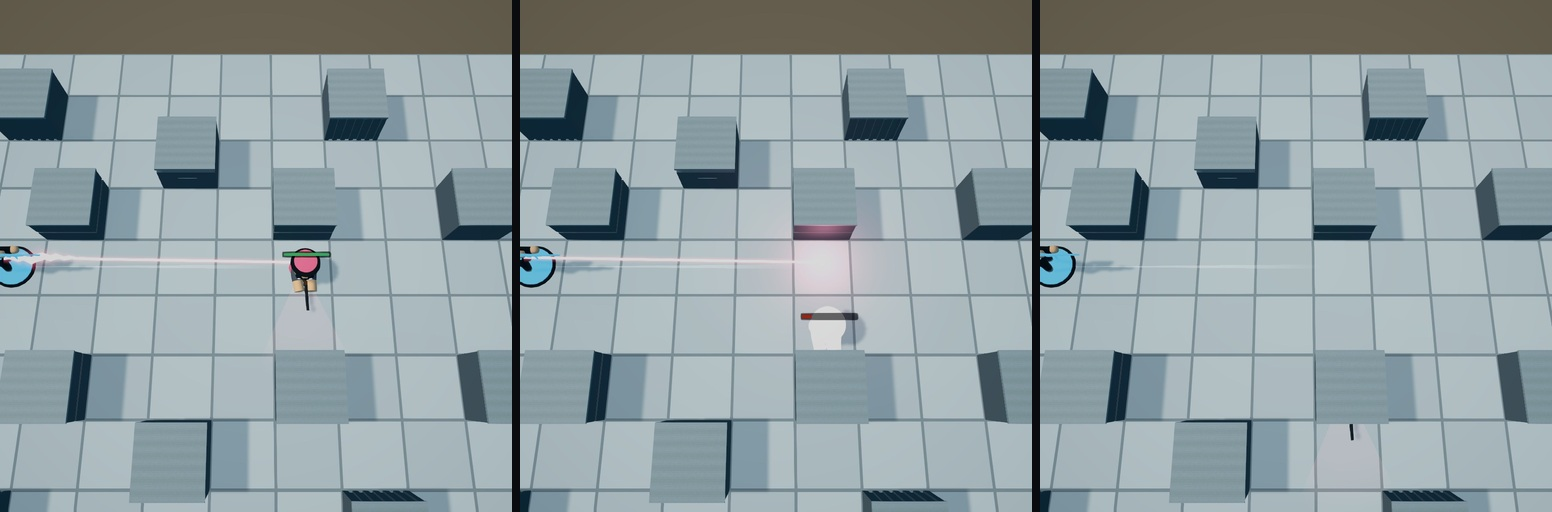
#> input picture Captures/AbilityJuice/strips/r0/arealock.jpg, 1552 x 512 px, given in place of death.jpg, which was not available
$ python _ad4_m16_hue.py
#> lines starting #> are read from the running program, lines starting #| are printed output that depends on the picture; after the words box and inside, x2 and y2 are one past the last pixel; in counts of white or black regions, pixels touching at a corner belong together; pictures that were not available may be replaced by others from this repository, and a replacement may not be noted
import numpy as np
from PIL import Image
from scipy import ndimage

def panels(p):
    a=np.asarray(Image.open(p).convert('RGB')).astype(np.float32)
    h,w,_=a.shape; pw=w//3
    return [a[:,i*pw:(i+1)*pw] for i in range(3)]
def lum(a): return 0.2126*a[...,0]+0.7152*a[...,1]+0.0722*a[...,2]
def satv(a):
    mx=a.max(axis=-1); mn=a.min(axis=-1); return np.where(mx>1e-6,(mx-mn)/np.maximum(mx,1e-6),0.0)
def hue(a):
    r,g,b=a[...,0],a[...,1],a[...,2]; mx=a.max(axis=-1); mn=a.min(axis=-1); d=mx-mn
    h=np.zeros_like(mx); m=(d>1e-6)
    ir=m&(mx==r); ig=m&(mx==g)&~ir; ib=m&(mx==b)&~ir&~ig
    h[ir]=((g-b)[ir]/d[ir])%6; h[ig]=((b-r)[ig]/d[ig])+2; h[ib]=((r-g)[ib]/d[ib])+4
    return h*60

for rnd in ['r3','r4']:
    print('=== %s : dominant saturated hue of the CHANGED area, impact panel ==='%rnd.upper())
    for nm in ['death','pogo']:
        P=panels('Captures/AbilityJuice/strips/%s/%s.jpg'%(rnd,nm))
#> P = 3 items
        d=np.abs(P[1]-P[0]).max(axis=-1); m=ndimage.binary_opening(d>34,np.ones((3,3)))
#> after `m = ndimage.binary_opening(d > 34, np.ones((3, 3)))`: m: shape (512, 517) bool; 4.9% white; 125 white regions (63 under 20 px), largest, box (x1, y1, x2, y2) and area: (271, 212, 342, 311) 3392, (510, 232, 515, 512) 874, (512, 0, 515, 227) 681
        m[:70,:]=False
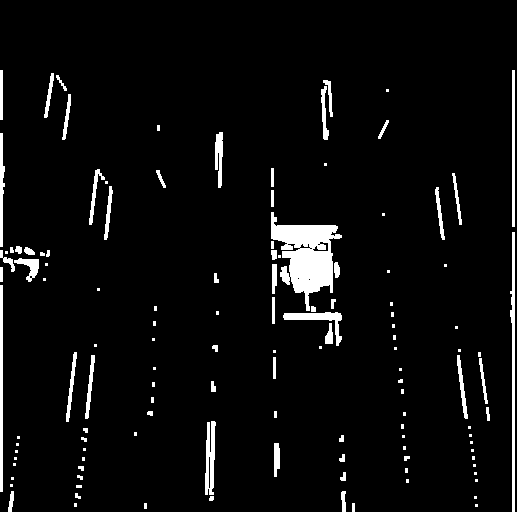
#> m: shape (512, 517) bool; 4.8% white; 125 white regions (63 under 20 px), largest, box (x1, y1, x2, y2) and area: (271, 212, 342, 311) 3392, (510, 232, 515, 512) 874, (0, 285, 3, 492) 621
        H,S,L=hue(P[1]),satv(P[1]),lum(P[1])
#> in hue, `mn = a.min(axis=-1)`:
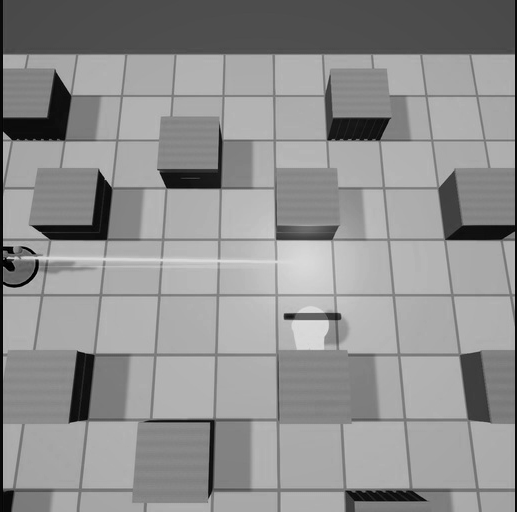
#> mn: shape (512, 517) float32; min 0, max 222, mean 143.8
#> in hue, `m = d > 1e-06`: m: shape (512, 517) bool; 99.8% white; 37 black regions (34 under 20 px), largest, box (x1, y1, x2, y2) and area: (295, 308, 325, 330) 342, (297, 256, 315, 268) 128, (309, 326, 325, 336) 70
#> in hue, `ir = m & (mx == r)`: ir: shape (512, 517) bool; 12% white; 36 white regions (22 under 20 px), largest, box (x1, y1, x2, y2) and area: (1, 0, 517, 54) 27717, (201, 225, 341, 294) 3502, (107, 258, 170, 262) 128
#> in hue, `ig = m & (mx == g) & ~ir`: ig: shape (512, 517) bool; 0.45% white in thin lines or dots
#> in hue, `ib = m & (mx == b) & ~ir & ~ig`:
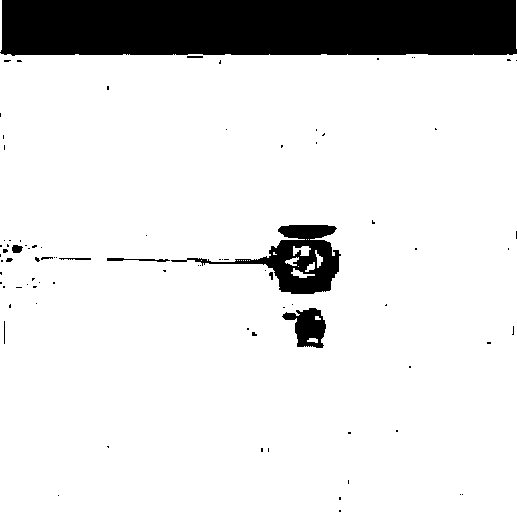
#> ib: shape (512, 517) bool; 87.3% white; 86 black regions (75 under 20 px), largest, box (x1, y1, x2, y2) and area: (0, 0, 517, 56) 28209, (171, 225, 341, 294) 3748, (282, 308, 326, 348) 1028
#> in hue, `h[ig] = (b - r)[ig] / d[ig] + 2`: h: shape (512, 517) float32; min 0, max 5.98, mean 0.166
#> in hue, `h[ib] = (r - g)[ib] / d[ib] + 4`:
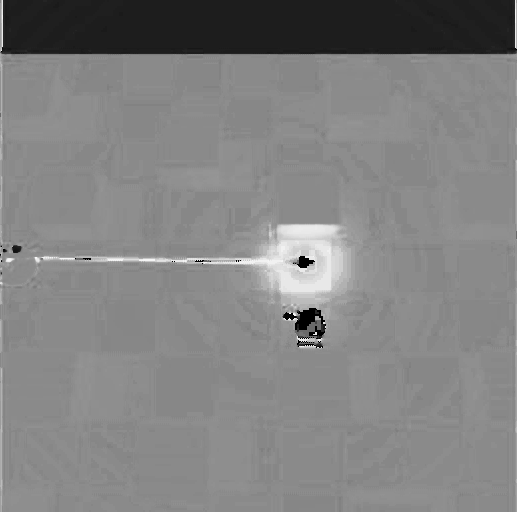
#> h: shape (512, 517) float32; min 0, max 5.98, mean 3.04; drawn with min black and max white
#> in satv, `return np.where(mx > 1e-06, (mx - mn) / np.maximum(mx, 1e-06), 0.0)`:
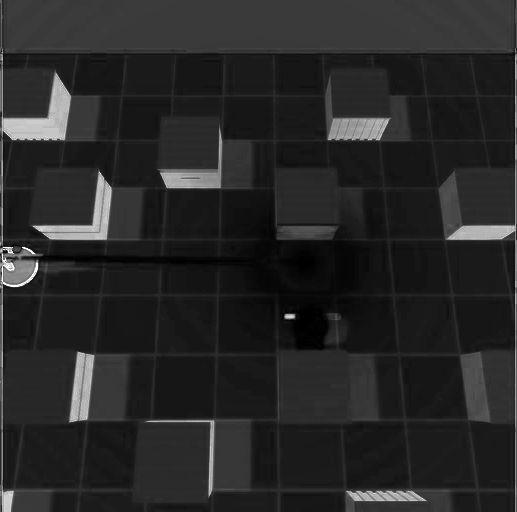
#> returned value: shape (512, 517) float32; min 0, max 1, mean 0.157
        sel=m&(S>0.35)
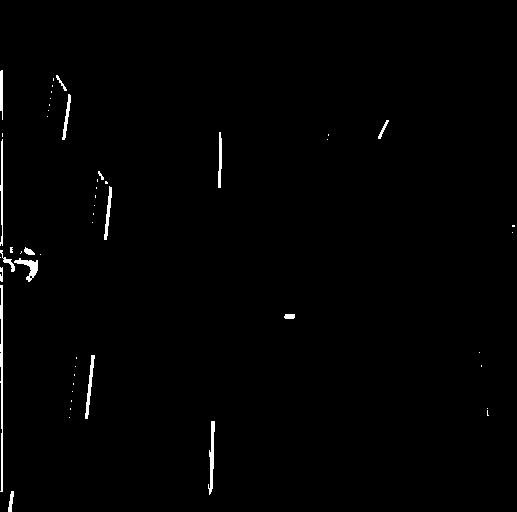
#> sel: shape (512, 517) bool; 0.93% white; 52 white regions (35 under 20 px), largest, box (x1, y1, x2, y2) and area: (0, 285, 3, 492) 452, (208, 421, 215, 495) 259, (14, 258, 38, 282) 216
        hs=H[sel]
#> hs = 2473 values, max 358.9 at index 1532, min 0 at index 1495, mean 205.9
        hist,edges=np.histogram(hs,bins=36,range=(0,360))
#> hist = 36 values, max 1458 at index 20, min 0 at index 2, mean 68.69; edges = 37 values from 0 to 360
        top=np.argsort(hist)[::-1][:3]
#> top = [20, 19, 24]
        print('  %-6s sat>0.35 px=%6d (%.1f%% of changed)  top hue bins: %s' %
              (nm, sel.sum(), 100*sel.sum()/max(m.sum(),1),
               ', '.join('%d-%d deg:%d'%(edges[t],edges[t+1],hist[t]) for t in top)))
#|   death  sat>0.35 px=  2473 (19.6% of changed)  top hue bins: 200-210 deg:1458, 190-200 deg:399, 240-250 deg:199
        warm=sel&((H<60)|(H>330)); cool=sel&(H>150)&(H<250)
#> after `warm = sel & ((H < 60) | (H > 330))`:
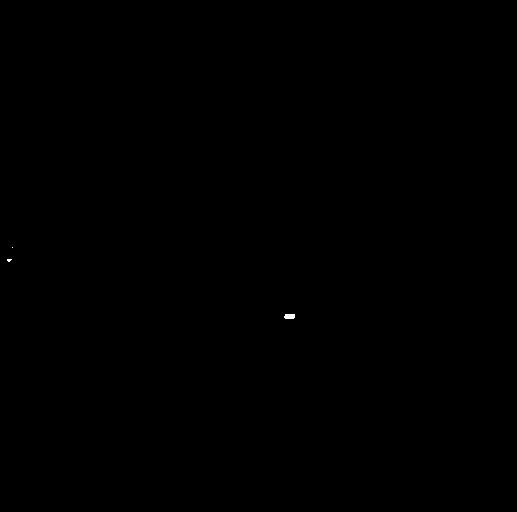
#> warm: shape (512, 517) bool; 0.02% white; 3 white regions (2 under 20 px), largest, box (x1, y1, x2, y2) and area: (284, 314, 295, 319) 51
#> after `cool = sel & (H > 150) & (H < 250)`: cool: shape (512, 517) bool; 0.9% white; 51 white regions (35 under 20 px), largest, box (x1, y1, x2, y2) and area: (0, 285, 3, 492) 431, (208, 421, 215, 495) 259, (85, 355, 95, 419) 212
        print('         warm(orange/red) %6d px   cool(cyan/blue) %6d px   warm:cool = %.2f' %
              (warm.sum(),cool.sum(), warm.sum()/max(cool.sum(),1)))
#|          warm(orange/red)     63 px   cool(cyan/blue)   2371 px   warm:cool = 0.03
        print('         mean sat=%.2f  mean L=%.0f   px both L>200 & S>0.45 = %d (%.3f%% of panel)' %
              (S[sel].mean(), L[sel].mean(), (m&(L>200)&(S>0.45)).sum(), 100*(m&(L>200)&(S>0.45)).sum()/m.size))
#|          mean sat=0.59  mean L=40   px both L>200 & S>0.45 = 0 (0.000% of panel)
    print()
#> pass 2 of the loop `for rnd in ['r3','r4']:`:
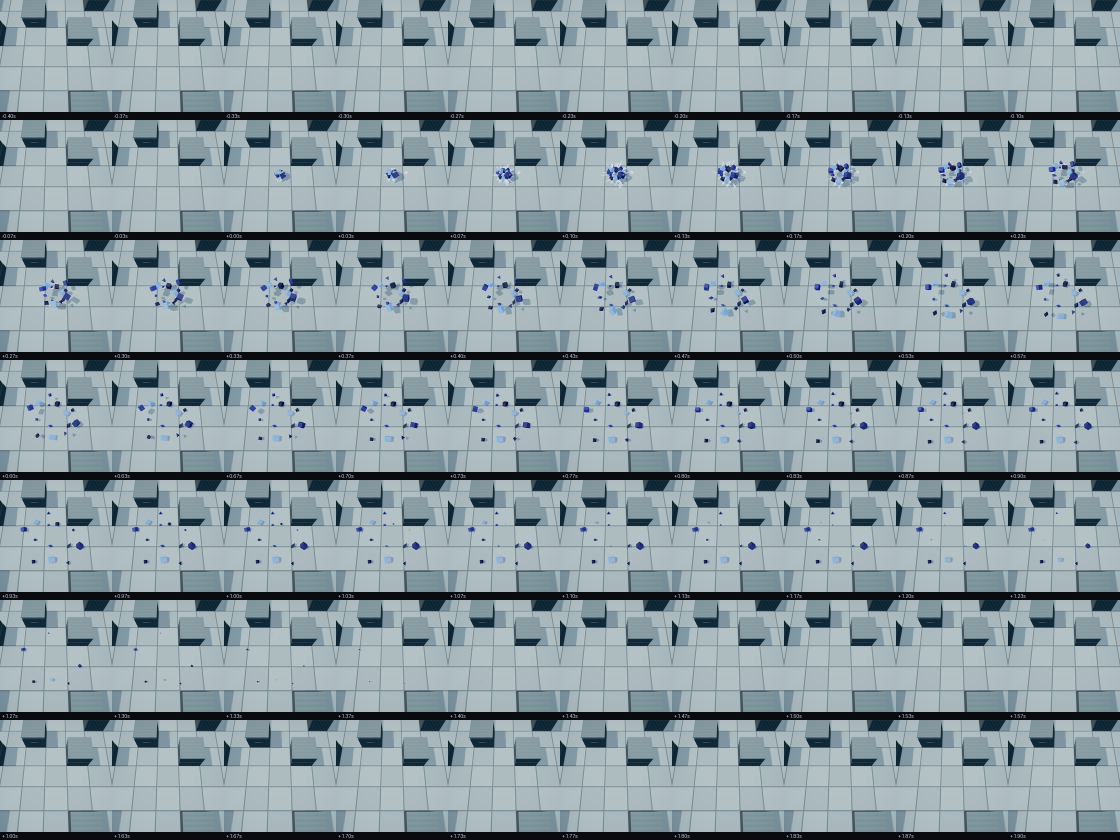
#> input picture Captures/AbilityJuice/strips/r1/debris_contact.jpg, 2240 x 1680 px, given in place of death.jpg, which was not available (shown at 1/2 size)
#> a: shape (1680, 2240, 3) float32
#> `m = ndimage.binary_opening(d > 34, np.ones((3, 3)))`:
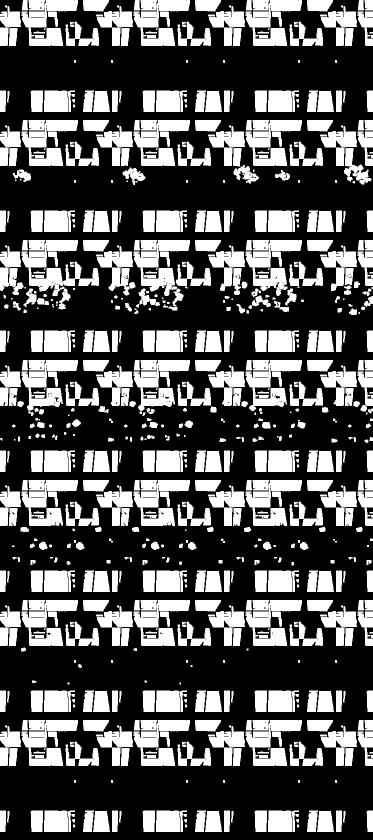
#> m: shape (1680, 746) bool (shown at 1/2 size); 34.3% white; 830 white regions (97 under 20 px), largest, box (x1, y1, x2, y2) and area: (43, 480, 198, 619) 7721, (267, 480, 380, 613) 6028, (491, 480, 604, 592) 5608
#> r: shape (1680, 746) float32
#> g: shape (1680, 746) float32
#> b: shape (1680, 746) float32
#> mx: shape (1680, 746) float32
#> mn: shape (1680, 746) float32
#> ir: shape (1680, 746) bool; every value is 0
#> ig: shape (1680, 746) bool; 0.61% white in thin lines or dots
#> ib: shape (1680, 746) bool; 99.4% white; black in thin lines or dots
#> `sel=m&(S>0.35)`:
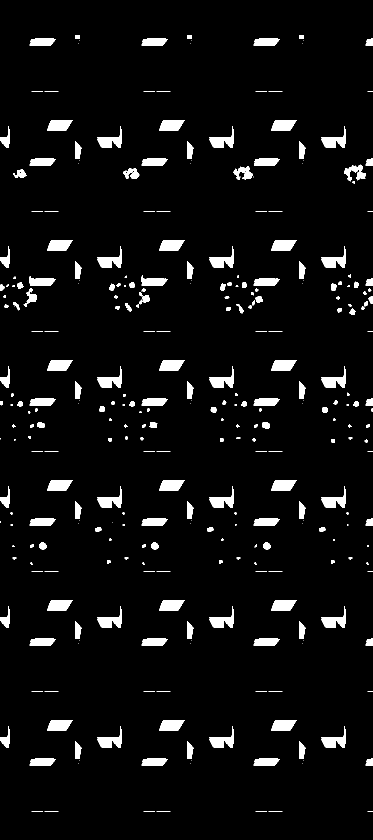
#> sel: shape (1680, 746) bool (shown at 1/2 size); 5.3% white; 329 white regions (87 under 20 px), largest, box (x1, y1, x2, y2) and area: (94, 240, 145, 262) 893, (318, 240, 369, 262) 893, (542, 240, 593, 262) 893
#> hist = 36 values, max 55627 at index 20, min 0 at index 0, mean 1836.9
#> top = [20, 22, 23]
#|   death  sat>0.35 px= 66130 (16.5% of changed)  top hue bins: 200-210 deg:55627, 220-230 deg:4306, 230-240 deg:3080
#|          warm(orange/red)      0 px   cool(cyan/blue)  66130 px   warm:cool = 0.00
#|          mean sat=0.65  mean L=45   px both L>200 & S>0.45 = 0 (0.000% of panel)
#> (the run stopped early here; a loop or call above may not have finished)
